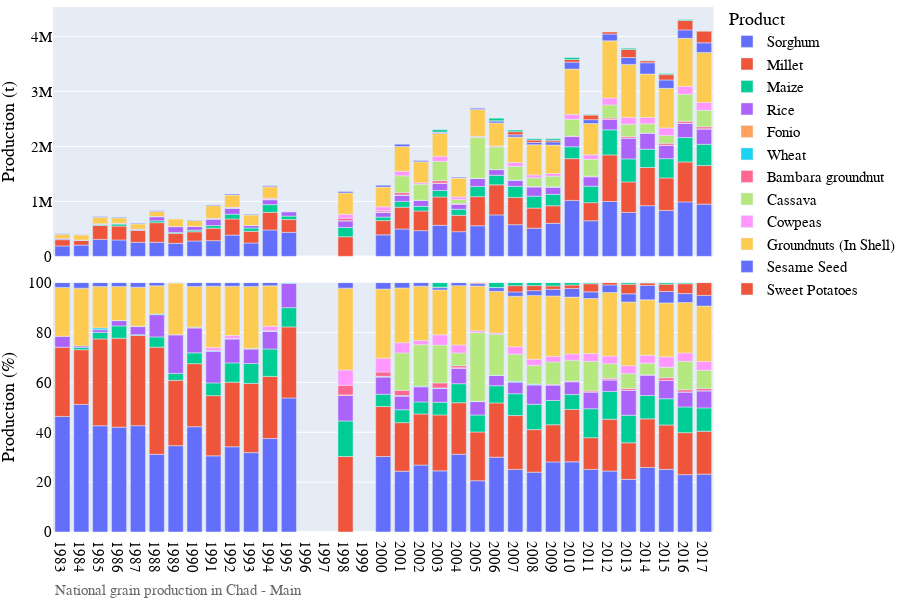
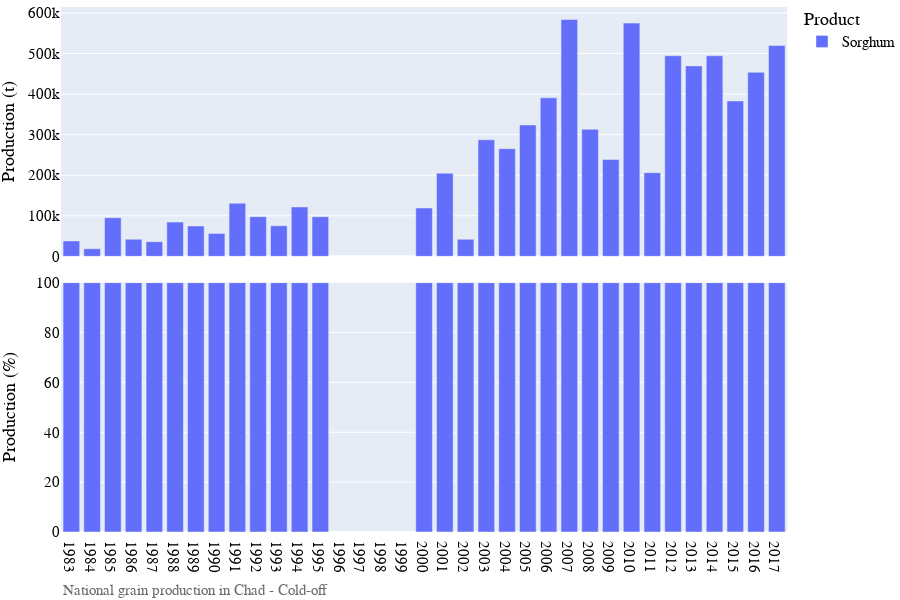

Write notebook code for charts like these, in order.
### Markdown cell above
## Visualization of production data

### Code cell
# Bar chart of national grain production
country_iso, country_name = 'TD', 'Chad'
df = pd.read_csv('../data/crop/adm_crop_production_%s.csv' % country_iso, index_col=0)
df['year'] = df['harvest_year']
year = [df['year'].min(), df['year'].max()]
product_order = ['Sorghum','Millet','Maize','Rice','Fonio','Wheat']
for season_name in ['Main','Cold-off']:
    footnote = 'National grain production in %s - %s' % (country_name, season_name)
    fn_save = '../figures/%s_bar_natgrainprod_%s.png' % (country_iso, season_name)
    sub = df[df['season_name'] == season_name]
    fig = PlotBarProduction(sub, year, product_order, footnote, fn_save)
    fig.show()

### Figure 1 — Plotly figure (JSON) as saved in the notebook; plotly's stock layout.template omitted (floating-point values rounded to 4 significant figures)
{"data": [{"alignmentgroup": "True", "hovertemplate": "product=Sorghum<br>season_name=Main<br>type=orig_unit<br>year=%{x}<br>value=%{y}<extra></extra>", "legendgroup": "Sorghum", "marker": {"color": "#636efa", "pattern": {"shape": ""}}, "name": "Sorghum", "offsetgroup": "Sorghum", "orientation": "v", "showlegend": true, "textposition": "auto", "type": "bar", "x": [1983, 1984, 1985, 1986, 1987, 1988, 1989, 1990, 1991, 1992, 1993, 1994, 1995, 2000, 2001, 2002, 2003, 2004, 2005, 2006, 2007, 2008, 2009, 2010, 2011, 2012, 2013, 2014, 2015, 2016, 2017], "xaxis": "x2", "y": [190101, 204705, 308746, 298509, 255982, 257884, 237010, 279884, 285914, 386934, 243350, 480720, 437448, 391714, 497227, 468100, 564717, 449426, 556700.0, 754100.0, 576600.0, 513500.0, 601000.0, 1018000.0, 647900.0, 997800.0, 799200.0, 921700.0, 835400.0, 991000.0, 949600.0], "yaxis": "y2"}, {"alignmentgroup": "True", "hovertemplate": "product=Sorghum<br>season_name=Main<br>type=percent<br>year=%{x}<br>value=%{y}<extra></extra>", "legendgroup": "Sorghum", "marker": {"color": "#636efa", "pattern": {"shape": ""}}, "name": "Sorghum", "offsetgroup": "Sorghum", "orientation": "v", "showlegend": false, "textposition": "auto", "type": "bar", "x": [1983, 1984, 1985, 1986, 1987, 1988, 1989, 1990, 1991, 1992, 1993, 1994, 1995, 2000, 2001, 2002, 2003, 2004, 2005, 2006, 2007, 2008, 2009, 2010, 2011, 2012, 2013, 2014, 2015, 2016, 2017], "xaxis": "x", "y": [46.35, 51.17, 42.62, 42.05, 42.63, 31.16, 34.61, 42.22, 30.54, 34.18, 31.83, 37.47, 53.76, 30.29, 24.37, 26.84, 24.52, 31.19, 20.56, 30.0, 25.11, 24.0, 28.1, 28.14, 25.1, 24.45, 21.11, 25.87, 25.12, 23.0, 23.19], "yaxis": "y"}, {"alignmentgroup": "True", "hovertemplate": "product=Millet<br>season_name=Main<br>type=orig_unit<br>year=%{x}<br>value=%{y}<extra></extra>", "legendgroup": "Millet", "marker": {"color": "#EF553B", "pattern": {"shape": ""}}, "name": "Millet", "offsetgroup": "Millet", "orientation": "v", "showlegend": true, "textposition": "auto", "type": "bar", "x": [1983, 1984, 1985, 1986, 1987, 1988, 1989, 1990, 1991, 1992, 1993, 1994, 1995, 1998, 2000, 2001, 2002, 2003, 2004, 2005, 2006, 2007, 2008, 2009, 2010, 2011, 2012, 2013, 2014, 2015, 2016, 2017], "xaxis": "x2", "y": [113717, 87776, 252245, 253179, 217094, 355676, 179337, 167594, 226010, 293433, 212094, 319698, 231794, 357321, 258828, 397608, 357425, 516341, 297500.0, 529200.0, 547000.0, 495500.0, 365000.0, 319000.0, 759942, 328900.0, 847100.0, 555600.0, 694800.0, 592100.0, 725700.0, 704000.0], "yaxis": "y2"}, {"alignmentgroup": "True", "hovertemplate": "product=Millet<br>season_name=Main<br>type=percent<br>year=%{x}<br>value=%{y}<extra></extra>", "legendgroup": "Millet", "marker": {"color": "#EF553B", "pattern": {"shape": ""}}, "name": "Millet", "offsetgroup": "Millet", "orientation": "v", "showlegend": false, "textposition": "auto", "type": "bar", "x": [1983, 1984, 1985, 1986, 1987, 1988, 1989, 1990, 1991, 1992, 1993, 1994, 1995, 1998, 2000, 2001, 2002, 2003, 2004, 2005, 2006, 2007, 2008, 2009, 2010, 2011, 2012, 2013, 2014, 2015, 2016, 2017], "xaxis": "x", "y": [27.73, 21.94, 34.82, 35.67, 36.16, 42.98, 26.19, 25.28, 24.14, 25.92, 27.74, 24.92, 28.48, 30.28, 20.01, 19.49, 20.49, 22.42, 20.65, 19.54, 21.76, 21.58, 17.06, 14.91, 21.01, 12.74, 20.75, 14.67, 19.5, 17.8, 16.84, 17.2], "yaxis": "y"}, {"alignmentgroup": "True", "hovertemplate": "product=Maize<br>season_name=Main<br>type=orig_unit<br>year=%{x}<br>value=%{y}<extra></extra>", "legendgroup": "Maize", "marker": {"color": "#00cc96", "pattern": {"shape": ""}}, "name": "Maize", "offsetgroup": "Maize", "orientation": "v", "showlegend": true, "textposition": "auto", "type": "bar", "x": [1984, 1985, 1986, 1987, 1988, 1989, 1990, 1991, 1992, 1993, 1994, 1995, 1998, 2000, 2001, 2002, 2003, 2004, 2005, 2006, 2007, 2008, 2009, 2010, 2011, 2012, 2013, 2014, 2015, 2016, 2017], "xaxis": "x2", "y": [3672.0, 18800, 34987, 2048, 33869, 19170.0, 28823, 47775, 87425, 61076, 140900.0, 62901, 168400.0, 64014, 105295, 84349, 117978, 109824, 184600.0, 173700.0, 201300.0, 217000.0, 207771, 215800.0, 299500.0, 456000.0, 418000.0, 332900.0, 349500.0, 443800.0, 383900.0], "yaxis": "y2"}, {"alignmentgroup": "True", "hovertemplate": "product=Maize<br>season_name=Main<br>type=percent<br>year=%{x}<br>value=%{y}<extra></extra>", "legendgroup": "Maize", "marker": {"color": "#00cc96", "pattern": {"shape": ""}}, "name": "Maize", "offsetgroup": "Maize", "orientation": "v", "showlegend": false, "textposition": "auto", "type": "bar", "x": [1984, 1985, 1986, 1987, 1988, 1989, 1990, 1991, 1992, 1993, 1994, 1995, 1998, 2000, 2001, 2002, 2003, 2004, 2005, 2006, 2007, 2008, 2009, 2010, 2011, 2012, 2013, 2014, 2015, 2016, 2017], "xaxis": "x", "y": [0.9177, 2.595, 4.929, 0.3411, 4.092, 2.8, 4.347, 5.103, 7.722, 7.989, 10.98, 7.73, 14.27, 4.949, 5.161, 4.836, 5.123, 7.622, 6.819, 6.909, 8.766, 10.14, 9.714, 5.967, 11.6, 11.17, 11.04, 9.345, 10.51, 10.3, 9.378], "yaxis": "y"}, {"alignmentgroup": "True", "hovertemplate": "product=Rice<br>season_name=Main<br>type=orig_unit<br>year=%{x}<br>value=%{y}<extra></extra>", "legendgroup": "Rice", "marker": {"color": "#ab63fa", "pattern": {"shape": ""}}, "name": "Rice", "offsetgroup": "Rice", "orientation": "v", "showlegend": true, "textposition": "auto", "type": "bar", "x": [1983, 1984, 1985, 1986, 1987, 1988, 1989, 1990, 1991, 1992, 1993, 1994, 1995, 1998, 2000, 2001, 2002, 2003, 2004, 2005, 2006, 2007, 2008, 2009, 2010, 2011, 2012, 2013, 2014, 2015, 2016, 2017], "xaxis": "x2", "y": [18039, 2374, 7824, 14880, 19497, 73863, 105974, 66027, 117725, 108211, 44200, 90548, 78978, 120666, 89909, 112167, 106600.0, 126024, 89824, 145400.0, 103100.0, 106400.0, 165900.0, 133764, 186100.0, 172700.0, 188900.0, 378200.0, 294000.0, 243500.0, 257700.0, 278900.0], "yaxis": "y2"}, {"alignmentgroup": "True", "hovertemplate": "product=Rice<br>season_name=Main<br>type=percent<br>year=%{x}<br>value=%{y}<extra></extra>", "legendgroup": "Rice", "marker": {"color": "#ab63fa", "pattern": {"shape": ""}}, "name": "Rice", "offsetgroup": "Rice", "orientation": "v", "showlegend": false, "textposition": "auto", "type": "bar", "x": [1983, 1984, 1985, 1986, 1987, 1988, 1989, 1990, 1991, 1992, 1993, 1994, 1995, 1998, 2000, 2001, 2002, 2003, 2004, 2005, 2006, 2007, 2008, 2009, 2010, 2011, 2012, 2013, 2014, 2015, 2016, 2017], "xaxis": "x", "y": [4.398, 0.5934, 1.08, 2.096, 3.247, 8.925, 15.48, 9.959, 12.58, 9.558, 5.782, 7.058, 9.705, 10.22, 6.952, 5.497, 6.11, 5.472, 6.234, 5.37, 4.1, 4.633, 7.755, 6.254, 5.146, 6.688, 4.629, 9.989, 8.254, 7.321, 5.981, 6.813], "yaxis": "y"}, {"alignmentgroup": "True", "hovertemplate": "product=Fonio<br>season_name=Main<br>type=orig_unit<br>year=%{x}<br>value=%{y}<extra></extra>", "legendgroup": "Fonio", "marker": {"color": "#FFA15A", "pattern": {"shape": ""}}, "name": "Fonio", "offsetgroup": "Fonio", "orientation": "v", "showlegend": true, "textposition": "auto", "type": "bar", "x": [1994, 1998, 2000, 2001, 2002, 2003, 2004], "xaxis": "x2", "y": [314, 2270, 363, 1172, 350, 2770, 2178], "yaxis": "y2"}, {"alignmentgroup": "True", "hovertemplate": "product=Fonio<br>season_name=Main<br>type=percent<br>year=%{x}<br>value=%{y}<extra></extra>", "legendgroup": "Fonio", "marker": {"color": "#FFA15A", "pattern": {"shape": ""}}, "name": "Fonio", "offsetgroup": "Fonio", "orientation": "v", "showlegend": false, "textposition": "auto", "type": "bar", "x": [1994, 1998, 2000, 2001, 2002, 2003, 2004], "xaxis": "x", "y": [0.02448, 0.1923, 0.02807, 0.05744, 0.02007, 0.1203, 0.1512], "yaxis": "y"}, {"alignmentgroup": "True", "hovertemplate": "product=Wheat<br>season_name=Main<br>type=orig_unit<br>year=%{x}<br>value=%{y}<extra></extra>", "legendgroup": "Wheat", "marker": {"color": "#19d3f3", "pattern": {"shape": ""}}, "name": "Wheat", "offsetgroup": "Wheat", "orientation": "v", "showlegend": true, "textposition": "auto", "type": "bar", "x": [1985, 1986, 1987, 1988, 1989, 1990, 1991, 1992, 1993, 1994, 1995, 2000, 2001, 2002, 2003, 2005, 2006, 2007, 2008, 2009, 2010, 2011, 2012, 2013, 2014, 2015, 2016, 2017], "xaxis": "x2", "y": [5300, 640, 1071, 2450, 450, 2100, 3421, 2400, 2006, 2932, 2642, 2688, 3562, 4000, 2890, 3603, 1865, 8392.0, 8100, 50, 1698, 1723.0, 875, 1757.0, 808.6, 964.6, 1742, 3779.0], "yaxis": "y2"}, {"alignmentgroup": "True", "hovertemplate": "product=Wheat<br>season_name=Main<br>type=percent<br>year=%{x}<br>value=%{y}<extra></extra>", "legendgroup": "Wheat", "marker": {"color": "#19d3f3", "pattern": {"shape": ""}}, "name": "Wheat", "offsetgroup": "Wheat", "orientation": "v", "showlegend": false, "textposition": "auto", "type": "bar", "x": [1985, 1986, 1987, 1988, 1989, 1990, 1991, 1992, 1993, 1994, 1995, 2000, 2001, 2002, 2003, 2005, 2006, 2007, 2008, 2009, 2010, 2011, 2012, 2013, 2014, 2015, 2016, 2017], "xaxis": "x", "y": [0.7316, 0.09016, 0.1784, 0.296, 0.06572, 0.3168, 0.3654, 0.212, 0.2624, 0.2286, 0.3247, 0.2078, 0.1746, 0.2293, 0.1255, 0.1331, 0.07419, 0.3655, 0.3786, 0.002338, 0.04695, 0.06672, 0.02144, 0.04639, 0.0227, 0.029, 0.04043, 0.09229], "yaxis": "y"}, {"alignmentgroup": "True", "hovertemplate": "product=Bambara groundnut<br>season_name=Main<br>type=orig_unit<br>year=%{x}<br>value=%{y}<extra></extra>", "legendgroup": "Bambara groundnut", "marker": {"color": "#FF6692", "pattern": {"shape": ""}}, "name": "Bambara groundnut", "offsetgroup": "Bambara groundnut", "orientation": "v", "showlegend": true, "textposition": "auto", "type": "bar", "x": [1998, 2000, 2001, 2003, 2004, 2005, 2008, 2009, 2010, 2011, 2012, 2013, 2014, 2015, 2016, 2017], "xaxis": "x2", "y": [45994, 22412, 42526, 46282, 12160.0, 658.3, 61, 5229.0, 7754.0, 10280.0, 24730.0, 27990.0, 443.6, 35270.0, 37550.0, 36730.0], "yaxis": "y2"}, {"alignmentgroup": "True", "hovertemplate": "product=Bambara groundnut<br>season_name=Main<br>type=percent<br>year=%{x}<br>value=%{y}<extra></extra>", "legendgroup": "Bambara groundnut", "marker": {"color": "#FF6692", "pattern": {"shape": ""}}, "name": "Bambara groundnut", "offsetgroup": "Bambara groundnut", "orientation": "v", "showlegend": false, "textposition": "auto", "type": "bar", "x": [1998, 2000, 2001, 2003, 2004, 2005, 2008, 2009, 2010, 2011, 2012, 2013, 2014, 2015, 2016, 2017], "xaxis": "x", "y": [3.897, 1.733, 2.084, 2.01, 0.8438, 0.02431, 0.002851, 0.2445, 0.2144, 0.3983, 0.6061, 0.7392, 0.01245, 1.06, 0.8716, 0.8971], "yaxis": "y"}, {"alignmentgroup": "True", "hovertemplate": "product=Cassava<br>season_name=Main<br>type=orig_unit<br>year=%{x}<br>value=%{y}<extra></extra>", "legendgroup": "Cassava", "marker": {"color": "#B6E880", "pattern": {"shape": ""}}, "name": "Cassava", "offsetgroup": "Cassava", "orientation": "v", "showlegend": true, "textposition": "auto", "type": "bar", "x": [2001, 2002, 2003, 2004, 2005, 2006, 2007, 2008, 2009, 2010, 2011, 2012, 2013, 2014, 2015, 2016, 2017], "xaxis": "x2", "y": [305956, 289557, 349035, 73568, 744378, 413400.0, 249600.0, 160017, 191527, 302500.0, 306000.0, 239300.0, 224000.0, 166900.0, 141000.0, 492500.0, 298900.0], "yaxis": "y2"}, {"alignmentgroup": "True", "hovertemplate": "product=Cassava<br>season_name=Main<br>type=percent<br>year=%{x}<br>value=%{y}<extra></extra>", "legendgroup": "Cassava", "marker": {"color": "#B6E880", "pattern": {"shape": ""}}, "name": "Cassava", "offsetgroup": "Cassava", "orientation": "v", "showlegend": false, "textposition": "auto", "type": "bar", "x": [2001, 2002, 2003, 2004, 2005, 2006, 2007, 2008, 2009, 2010, 2011, 2012, 2013, 2014, 2015, 2016, 2017], "xaxis": "x", "y": [15.0, 16.6, 15.16, 5.106, 27.49, 16.45, 10.87, 7.478, 8.955, 8.364, 11.85, 5.863, 5.915, 4.685, 4.239, 11.43, 7.301], "yaxis": "y"}, {"alignmentgroup": "True", "hovertemplate": "product=Cowpeas<br>season_name=Main<br>type=orig_unit<br>year=%{x}<br>value=%{y}<extra></extra>", "legendgroup": "Cowpeas", "marker": {"color": "#FF97FF", "pattern": {"shape": ""}}, "name": "Cowpeas", "offsetgroup": "Cowpeas", "orientation": "v", "showlegend": true, "textposition": "auto", "type": "bar", "x": [1991, 1992, 1994, 1998, 2000, 2001, 2002, 2003, 2004, 2005, 2006, 2007, 2008, 2009, 2010, 2011, 2012, 2013, 2014, 2015, 2016, 2017], "xaxis": "x2", "y": [11600, 13617, 23970, 72142, 71621, 83349, 29262, 94837, 46282, 19720.0, 13460.0, 68380.0, 52330.0, 48510, 91560.0, 80350.0, 124100.0, 121100.0, 113900.0, 138100.0, 144100.0, 143200.0], "yaxis": "y2"}, {"alignmentgroup": "True", "hovertemplate": "product=Cowpeas<br>season_name=Main<br>type=percent<br>year=%{x}<br>value=%{y}<extra></extra>", "legendgroup": "Cowpeas", "marker": {"color": "#FF97FF", "pattern": {"shape": ""}}, "name": "Cowpeas", "offsetgroup": "Cowpeas", "orientation": "v", "showlegend": false, "textposition": "auto", "type": "bar", "x": [1991, 1992, 1994, 1998, 2000, 2001, 2002, 2003, 2004, 2005, 2006, 2007, 2008, 2009, 2010, 2011, 2012, 2013, 2014, 2015, 2016, 2017], "xaxis": "x", "y": [1.239, 1.203, 1.869, 6.113, 5.538, 4.085, 1.678, 4.118, 3.212, 0.7283, 0.5356, 2.978, 2.446, 2.268, 2.532, 3.112, 3.04, 3.199, 3.198, 4.152, 3.344, 3.498], "yaxis": "y"}, {"alignmentgroup": "True", "hovertemplate": "product=Groundnuts (In Shell)<br>season_name=Main<br>type=orig_unit<br>year=%{x}<br>value=%{y}<extra></extra>", "legendgroup": "Groundnuts (In Shell)", "marker": {"color": "#FECB52", "pattern": {"shape": ""}}, "name": "Groundnuts (In Shell)", "offsetgroup": "Groundnuts (In Shell)", "orientation": "v", "showlegend": true, "textposition": "auto", "type": "bar", "x": [1983, 1984, 1985, 1986, 1987, 1988, 1989, 1990, 1991, 1992, 1993, 1994, 1998, 2000, 2001, 2002, 2003, 2004, 2005, 2006, 2007, 2008, 2009, 2010, 2011, 2012, 2013, 2014, 2015, 2016, 2017], "xaxis": "x2", "y": [80406, 92642, 120007, 96470, 93810, 93144, 141741, 108420, 230417, 223763, 190000, 207212, 387277, 358791, 448089, 379968, 414868, 342572, 486300.0, 420000.0, 464300.0, 548300.0, 517449, 823300.0, 569900.0, 1041000.0, 965200.0, 791100.0, 720100.0, 871200.0, 909800.0], "yaxis": "y2"}, {"alignmentgroup": "True", "hovertemplate": "product=Groundnuts (In Shell)<br>season_name=Main<br>type=percent<br>year=%{x}<br>value=%{y}<extra></extra>", "legendgroup": "Groundnuts (In Shell)", "marker": {"color": "#FECB52", "pattern": {"shape": ""}}, "name": "Groundnuts (In Shell)", "offsetgroup": "Groundnuts (In Shell)", "orientation": "v", "showlegend": false, "textposition": "auto", "type": "bar", "x": [1983, 1984, 1985, 1986, 1987, 1988, 1989, 1990, 1991, 1992, 1993, 1994, 1998, 2000, 2001, 2002, 2003, 2004, 2005, 2006, 2007, 2008, 2009, 2010, 2011, 2012, 2013, 2014, 2015, 2016, 2017], "xaxis": "x", "y": [19.61, 23.16, 16.57, 13.59, 15.62, 11.25, 20.7, 16.35, 24.61, 19.77, 24.85, 16.15, 32.81, 27.74, 21.96, 21.78, 18.02, 23.77, 17.96, 16.71, 20.22, 25.63, 24.19, 22.77, 22.07, 25.5, 25.49, 22.21, 21.65, 20.22, 22.22], "yaxis": "y"}, {"alignmentgroup": "True", "hovertemplate": "product=Sesame Seed<br>season_name=Main<br>type=orig_unit<br>year=%{x}<br>value=%{y}<extra></extra>", "legendgroup": "Sesame Seed", "marker": {"color": "#636efa", "pattern": {"shape": ""}}, "name": "Sesame Seed", "offsetgroup": "Sesame Seed", "orientation": "v", "showlegend": true, "textposition": "auto", "type": "bar", "x": [1983, 1984, 1985, 1986, 1987, 1988, 1989, 1990, 1991, 1992, 1993, 1994, 1998, 2000, 2001, 2002, 2003, 2004, 2005, 2006, 2007, 2008, 2009, 2010, 2011, 2012, 2013, 2014, 2015, 2016, 2017], "xaxis": "x2", "y": [7867, 8902, 11527, 11148, 10939, 10734, 1052, 10133, 13270, 16325, 11755, 16560.0, 26183, 33014, 43390, 24694, 21062, 17548, 25900.0, 37110.0, 40040.0, 40517, 57570.0, 126000.0, 68880.0, 124600.0, 125900.0, 204800.0, 152600.0, 153600.0, 175000.0], "yaxis": "y2"}, {"alignmentgroup": "True", "hovertemplate": "product=Sesame Seed<br>season_name=Main<br>type=percent<br>year=%{x}<br>value=%{y}<extra></extra>", "legendgroup": "Sesame Seed", "marker": {"color": "#636efa", "pattern": {"shape": ""}}, "name": "Sesame Seed", "offsetgroup": "Sesame Seed", "orientation": "v", "showlegend": false, "textposition": "auto", "type": "bar", "x": [1983, 1984, 1985, 1986, 1987, 1988, 1989, 1990, 1991, 1992, 1993, 1994, 1998, 2000, 2001, 2002, 2003, 2004, 2005, 2006, 2007, 2008, 2009, 2010, 2011, 2012, 2013, 2014, 2015, 2016, 2017], "xaxis": "x", "y": [1.918, 2.225, 1.591, 1.571, 1.822, 1.297, 0.1536, 1.528, 1.418, 1.442, 1.538, 1.291, 2.218, 2.553, 2.127, 1.416, 0.9146, 1.218, 0.9566, 1.476, 1.744, 1.894, 2.691, 3.485, 2.668, 3.054, 3.325, 5.751, 4.589, 3.565, 4.274], "yaxis": "y"}, {"alignmentgroup": "True", "hovertemplate": "product=Sweet Potatoes<br>season_name=Main<br>type=orig_unit<br>year=%{x}<br>value=%{y}<extra></extra>", "legendgroup": "Sweet Potatoes", "marker": {"color": "#EF553B", "pattern": {"shape": ""}}, "name": "Sweet Potatoes", "offsetgroup": "Sweet Potatoes", "orientation": "v", "showlegend": true, "textposition": "auto", "type": "bar", "x": [2003, 2005, 2006, 2007, 2008, 2009, 2010, 2011, 2012, 2013, 2014, 2015, 2016, 2017], "xaxis": "x2", "y": [4474, 10575, 1074, 57660.0, 43342, 28856, 50152, 84160.0, 37140.0, 145900.0, 36610.0, 97130.0, 170400.0, 210200.0], "yaxis": "y2"}, {"alignmentgroup": "True", "hovertemplate": "product=Sweet Potatoes<br>season_name=Main<br>type=percent<br>year=%{x}<br>value=%{y}<extra></extra>", "legendgroup": "Sweet Potatoes", "marker": {"color": "#EF553B", "pattern": {"shape": ""}}, "name": "Sweet Potatoes", "offsetgroup": "Sweet Potatoes", "orientation": "v", "showlegend": false, "textposition": "auto", "type": "bar", "x": [2003, 2005, 2006, 2007, 2008, 2009, 2010, 2011, 2012, 2013, 2014, 2015, 2016, 2017], "xaxis": "x", "y": [0.1943, 0.3906, 0.04272, 2.511, 2.026, 1.349, 1.387, 3.26, 0.9099, 3.854, 1.028, 2.92, 3.956, 5.134], "yaxis": "y"}, {"alignmentgroup": "True", "hovertemplate": "product=Taro<br>season_name=Main<br>type=orig_unit<br>year=%{x}<br>value=%{y}<extra></extra>", "legendgroup": "Taro", "marker": {"color": "#00cc96", "pattern": {"shape": ""}}, "name": "Taro", "offsetgroup": "Taro", "orientation": "v", "showlegend": true, "textposition": "auto", "type": "bar", "x": [2003, 2005, 2006, 2007, 2008, 2009, 2010, 2011, 2013, 2014, 2015, 2016], "xaxis": "x2", "y": [41600, 640, 49170, 27930.0, 25500, 28152, 33900.0, 11520.0, 23550.0, 4252.0, 20270.0, 18970.0], "yaxis": "y2"}, {"alignmentgroup": "True", "hovertemplate": "product=Taro<br>season_name=Main<br>type=percent<br>year=%{x}<br>value=%{y}<extra></extra>", "legendgroup": "Taro", "marker": {"color": "#00cc96", "pattern": {"shape": ""}}, "name": "Taro", "offsetgroup": "Taro", "orientation": "v", "showlegend": false, "textposition": "auto", "type": "bar", "x": [2003, 2005, 2006, 2007, 2008, 2009, 2010, 2011, 2013, 2014, 2015, 2016], "xaxis": "x", "y": [1.806, 0.02364, 1.956, 1.216, 1.192, 1.316, 0.9374, 0.4461, 0.6221, 0.1194, 0.6096, 0.4404], "yaxis": "y"}], "layout": {"annotations": [{"showarrow": false, "text": "", "textangle": 90, "x": 0.98, "xanchor": "left", "xref": "paper", "y": 0.2375, "yanchor": "middle", "yref": "paper"}, {"showarrow": false, "text": "", "textangle": 90, "x": 0.98, "xanchor": "left", "xref": "paper", "y": 0.7625, "yanchor": "middle", "yref": "paper"}, {"align": "left", "font": {"color": "dimgrey", "family": "arial", "size": 15}, "showarrow": false, "text": "National grain production in Chad - Main", "x": 0, "xref": "paper", "y": -0.13, "yref": "paper"}], "barmode": "relative", "font": {"color": "black", "family": "arial", "size": 15}, "height": 600, "legend": {"title": {"text": "Product"}, "tracegroupgap": 0, "x": 1, "y": 1.01}, "margin": {"b": 0, "l": 0, "r": 0, "t": 0}, "width": 900, "xaxis": {"anchor": "y", "domain": [0, 0.98], "dtick": 1, "range": [1982.0, 2018.0], "title": {"text": ""}}, "xaxis2": {"anchor": "y2", "domain": [0, 0.98], "matches": "x", "showticklabels": false}, "yaxis": {"anchor": "x", "domain": [0, 0.475], "range": [0, 100], "title": {"text": "Production (%)"}}, "yaxis2": {"anchor": "x2", "domain": [0.525, 1], "title": {"text": "Production (t)"}}}}

### Figure 2 — Plotly figure (JSON) as saved in the notebook; plotly's stock layout.template omitted (floating-point values rounded to 4 significant figures)
{"data": [{"alignmentgroup": "True", "hovertemplate": "product=Sorghum<br>season_name=Cold-off<br>type=orig_unit<br>year=%{x}<br>value=%{y}<extra></extra>", "legendgroup": "Sorghum", "marker": {"color": "#636efa", "pattern": {"shape": ""}}, "name": "Sorghum", "offsetgroup": "Sorghum", "orientation": "v", "showlegend": true, "textposition": "auto", "type": "bar", "x": [1983, 1984, 1985, 1986, 1987, 1988, 1989, 1990, 1991, 1992, 1993, 1994, 1995, 2000, 2001, 2002, 2003, 2004, 2005, 2006, 2007, 2008, 2009, 2010, 2011, 2012, 2013, 2014, 2015, 2016, 2017], "xaxis": "x2", "y": [37939, 18772, 95277, 42301, 36241, 84517, 74899, 56686, 131000.0, 97808, 75328, 121761, 97651, 119284, 205025, 42125, 287419, 265463, 323855, 390832, 583950, 313200, 238700.0, 575000.0, 206400.0, 494600.0, 469600.0, 494400.0, 383000.0, 453700.0, 519600.0], "yaxis": "y2"}, {"alignmentgroup": "True", "hovertemplate": "product=Sorghum<br>season_name=Cold-off<br>type=percent<br>year=%{x}<br>value=%{y}<extra></extra>", "legendgroup": "Sorghum", "marker": {"color": "#636efa", "pattern": {"shape": ""}}, "name": "Sorghum", "offsetgroup": "Sorghum", "orientation": "v", "showlegend": false, "textposition": "auto", "type": "bar", "x": [1983, 1984, 1985, 1986, 1987, 1988, 1989, 1990, 1991, 1992, 1993, 1994, 1995, 2000, 2001, 2002, 2003, 2004, 2005, 2006, 2007, 2008, 2009, 2010, 2011, 2012, 2013, 2014, 2015, 2016, 2017], "xaxis": "x", "y": [100, 100, 100, 100, 100, 100, 100, 100, 100, 100, 100, 100, 100, 100, 100, 100, 100, 100, 100, 100, 100, 100, 100, 100, 100, 100, 100, 100, 100, 100, 100], "yaxis": "y"}], "layout": {"annotations": [{"showarrow": false, "text": "", "textangle": 90, "x": 0.98, "xanchor": "left", "xref": "paper", "y": 0.2375, "yanchor": "middle", "yref": "paper"}, {"showarrow": false, "text": "", "textangle": 90, "x": 0.98, "xanchor": "left", "xref": "paper", "y": 0.7625, "yanchor": "middle", "yref": "paper"}, {"align": "left", "font": {"color": "dimgrey", "family": "arial", "size": 15}, "showarrow": false, "text": "National grain production in Chad - Cold-off", "x": 0, "xref": "paper", "y": -0.13, "yref": "paper"}], "barmode": "relative", "font": {"color": "black", "family": "arial", "size": 15}, "height": 600, "legend": {"title": {"text": "Product"}, "tracegroupgap": 0, "x": 1, "y": 1.01}, "margin": {"b": 0, "l": 0, "r": 0, "t": 0}, "width": 900, "xaxis": {"anchor": "y", "domain": [0, 0.98], "dtick": 1, "range": [1982.0, 2018.0], "title": {"text": ""}}, "xaxis2": {"anchor": "y2", "domain": [0, 0.98], "matches": "x", "showticklabels": false}, "yaxis": {"anchor": "x", "domain": [0, 0.475], "range": [0, 100], "title": {"text": "Production (%)"}}, "yaxis2": {"anchor": "x2", "domain": [0.525, 1], "title": {"text": "Production (t)"}}}}
